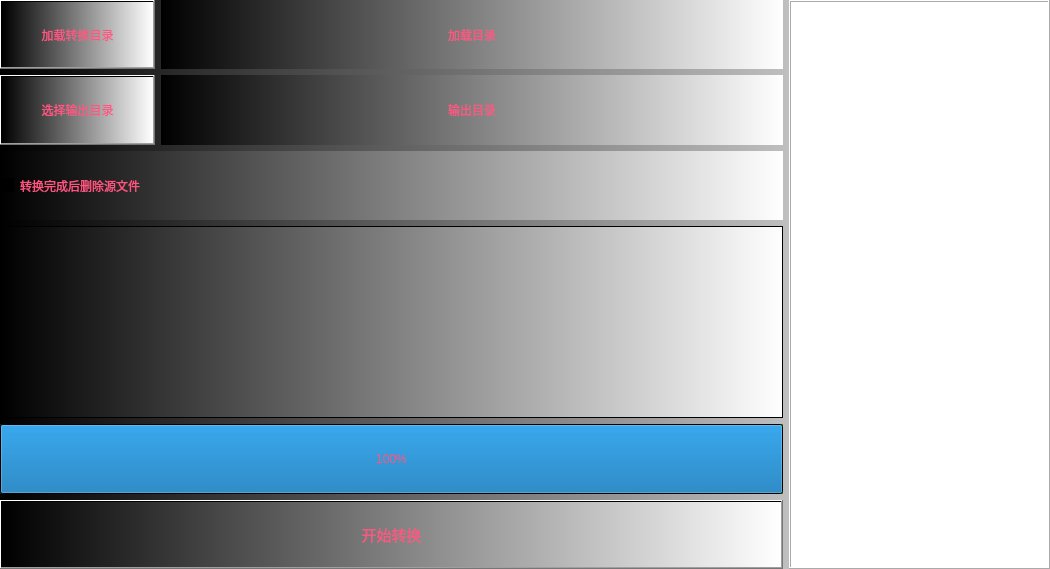
<?xml version="1.0" encoding="UTF-8"?>
<ui version="4.0">
 <class>VideoConvert</class>
 <widget class="QWidget" name="VideoConvert">
  <property name="geometry">
   <rect>
    <x>0</x>
    <y>0</y>
    <width>1050</width>
    <height>569</height>
   </rect>
  </property>
  <property name="windowTitle">
   <string>Form</string>
  </property>
  <property name="styleSheet">
   <string notr="true">color: rgba(255, 85, 128);
font: 75 11pt &quot;微软雅黑&quot;;
background-color: qlineargradient(spread:pad, x1:0, y1:0, x2:1, y2:0, stop:0 rgba(0, 0, 0, 255), stop:1 rgba(255, 255, 255, 255));
border-color: qradialgradient(spread:pad, cx:0.5, cy:0.5, radius:0.5, fx:0.5, fy:0.5, stop:0 rgba(255, 255, 255, 255), stop:0.1 rgba(255, 255, 255, 255), stop:0.2 rgba(255, 176, 176, 167), stop:0.3 rgba(255, 151, 151, 92), stop:0.4 rgba(255, 125, 125, 51), stop:0.5 rgba(255, 76, 76, 205), stop:0.52 rgba(255, 76, 76, 205), stop:0.6 rgba(255, 180, 180, 84), stop:1 rgba(255, 255, 255, 0));</string>
  </property>
  <layout class="QGridLayout" name="gridLayout_4" columnstretch="3,1">
   <property name="leftMargin">
    <number>0</number>
   </property>
   <property name="topMargin">
    <number>0</number>
   </property>
   <property name="rightMargin">
    <number>0</number>
   </property>
   <property name="bottomMargin">
    <number>0</number>
   </property>
   <item row="0" column="0">
    <layout class="QGridLayout" name="gridLayout_2" columnstretch="1,4">
     <item row="3" column="0" colspan="2">
      <widget class="QListView" name="list_file">
       <property name="maximumSize">
        <size>
         <width>16777215</width>
         <height>16777215</height>
        </size>
       </property>
       <property name="styleSheet">
        <string notr="true">color: rgba(255, 85, 128);
font: 75 11pt &quot;微软雅黑&quot;;
background-color: qlineargradient(spread:pad, x1:0, y1:0, x2:1, y2:0, stop:0 rgba(0, 0, 0, 255), stop:1 rgba(255, 255, 255, 255));
border-color: qradialgradient(spread:pad, cx:0.5, cy:0.5, radius:0.5, fx:0.5, fy:0.5, stop:0 rgba(255, 255, 255, 255), stop:0.1 rgba(255, 255, 255, 255), stop:0.2 rgba(255, 176, 176, 167), stop:0.3 rgba(255, 151, 151, 92), stop:0.4 rgba(255, 125, 125, 51), stop:0.5 rgba(255, 76, 76, 205), stop:0.52 rgba(255, 76, 76, 205), stop:0.6 rgba(255, 180, 180, 84), stop:1 rgba(255, 255, 255, 0));</string>
       </property>
       <property name="editTriggers">
        <set>QAbstractItemView::NoEditTriggers</set>
       </property>
      </widget>
     </item>
     <item row="1" column="0">
      <widget class="QPushButton" name="btn_choice_out">
       <property name="sizePolicy">
        <sizepolicy hsizetype="Expanding" vsizetype="Expanding">
         <horstretch>0</horstretch>
         <verstretch>0</verstretch>
        </sizepolicy>
       </property>
       <property name="maximumSize">
        <size>
         <width>16777215</width>
         <height>16777215</height>
        </size>
       </property>
       <property name="toolTip">
        <string>选择要转码的视频文件目录</string>
       </property>
       <property name="autoFillBackground">
        <bool>false</bool>
       </property>
       <property name="text">
        <string>选择输出目录</string>
       </property>
      </widget>
     </item>
     <item row="0" column="1">
      <widget class="QLabel" name="label_dir_load">
       <property name="sizePolicy">
        <sizepolicy hsizetype="Expanding" vsizetype="Expanding">
         <horstretch>0</horstretch>
         <verstretch>0</verstretch>
        </sizepolicy>
       </property>
       <property name="maximumSize">
        <size>
         <width>16777215</width>
         <height>16777215</height>
        </size>
       </property>
       <property name="text">
        <string>加载目录</string>
       </property>
       <property name="alignment">
        <set>Qt::AlignCenter</set>
       </property>
      </widget>
     </item>
     <item row="1" column="1">
      <widget class="QLabel" name="label_dir_out">
       <property name="sizePolicy">
        <sizepolicy hsizetype="Expanding" vsizetype="Expanding">
         <horstretch>0</horstretch>
         <verstretch>0</verstretch>
        </sizepolicy>
       </property>
       <property name="maximumSize">
        <size>
         <width>16777215</width>
         <height>16777215</height>
        </size>
       </property>
       <property name="text">
        <string>输出目录</string>
       </property>
       <property name="alignment">
        <set>Qt::AlignCenter</set>
       </property>
      </widget>
     </item>
     <item row="4" column="0" colspan="2">
      <widget class="QProgressBar" name="progress_convert">
       <property name="sizePolicy">
        <sizepolicy hsizetype="Expanding" vsizetype="Expanding">
         <horstretch>0</horstretch>
         <verstretch>0</verstretch>
        </sizepolicy>
       </property>
       <property name="styleSheet">
        <string notr="true">background-color: qlineargradient(spread:pad, x1:0, y1:0, x2:1, y2:0, stop:0 rgba(9, 41, 4, 255), stop:0.085 rgba(2, 79, 0, 255), stop:0.19 rgba(50, 147, 22, 255), stop:0.275 rgba(236, 191, 49, 255), stop:0.39 rgba(243, 61, 34, 255), stop:0.555 rgba(135, 81, 60, 255), stop:0.667 rgba(121, 75, 255, 255), stop:0.825 rgba(164, 255, 244, 255), stop:0.885 rgba(104, 222, 71, 255), stop:1 rgba(93, 128, 0, 255));</string>
       </property>
       <property name="value">
        <number>100</number>
       </property>
       <property name="alignment">
        <set>Qt::AlignCenter</set>
       </property>
      </widget>
     </item>
     <item row="5" column="0" colspan="2">
      <widget class="QPushButton" name="btn_go">
       <property name="sizePolicy">
        <sizepolicy hsizetype="Expanding" vsizetype="Expanding">
         <horstretch>0</horstretch>
         <verstretch>0</verstretch>
        </sizepolicy>
       </property>
       <property name="maximumSize">
        <size>
         <width>16777215</width>
         <height>16777215</height>
        </size>
       </property>
       <property name="font">
        <font>
         <family>微软雅黑</family>
         <pointsize>11</pointsize>
         <weight>9</weight>
         <italic>false</italic>
         <bold>false</bold>
         <strikeout>false</strikeout>
        </font>
       </property>
       <property name="cursor">
        <cursorShape>OpenHandCursor</cursorShape>
       </property>
       <property name="text">
        <string>开始转换</string>
       </property>
      </widget>
     </item>
     <item row="0" column="0">
      <widget class="QPushButton" name="btn_choice_load">
       <property name="sizePolicy">
        <sizepolicy hsizetype="Expanding" vsizetype="Expanding">
         <horstretch>0</horstretch>
         <verstretch>0</verstretch>
        </sizepolicy>
       </property>
       <property name="maximumSize">
        <size>
         <width>16777215</width>
         <height>16777215</height>
        </size>
       </property>
       <property name="toolTip">
        <string>选择要转码的视频文件目录</string>
       </property>
       <property name="autoFillBackground">
        <bool>false</bool>
       </property>
       <property name="text">
        <string>加载转换目录</string>
       </property>
      </widget>
     </item>
     <item row="2" column="0" colspan="2">
      <widget class="QCheckBox" name="chk_delete_source">
       <property name="sizePolicy">
        <sizepolicy hsizetype="Expanding" vsizetype="Expanding">
         <horstretch>0</horstretch>
         <verstretch>0</verstretch>
        </sizepolicy>
       </property>
       <property name="text">
        <string>转换完成后删除源文件</string>
       </property>
      </widget>
     </item>
    </layout>
   </item>
   <item row="0" column="1">
    <widget class="QTextBrowser" name="textBrowser_ConsoleOut">
     <property name="styleSheet">
      <string notr="true">background-color: rgb(255, 255, 255);</string>
     </property>
     <property name="frameShape">
      <enum>QFrame::Box</enum>
     </property>
     <property name="frameShadow">
      <enum>QFrame::Raised</enum>
     </property>
     <property name="documentTitle">
      <string>标准输出</string>
     </property>
    </widget>
   </item>
  </layout>
 </widget>
 <resources/>
 <connections/>
</ui>
